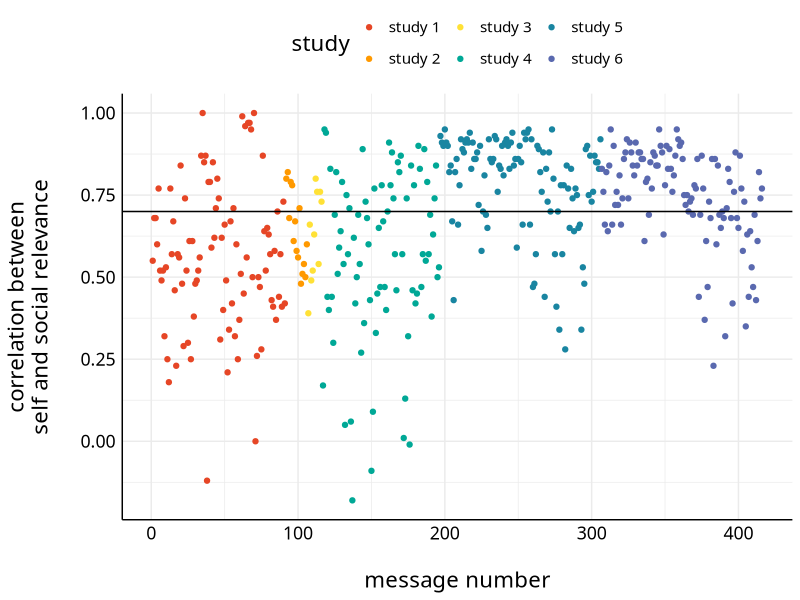

Recreate this plot in R. (Note: this script raises an error after producing the figure.)
## ---- chunk 1
knitr::opts_chunk$set(echo = TRUE, warning = FALSE, message = FALSE)
options(scipen = 999)
## ---- chunk 2
if (!require(tidyverse)) {
  install.packages('tidyverse')
}
if (!require(knitr)) {
  install.packages('knitr')
}
if (!require(kableExtra)) {
  install.packages('kableExtra')
}
if (!require(lmerTest)) {
  install.packages('lmerTest')
}
## ---- chunk 3
palette = c("#E64626", "#FF9900", "#FFE136", "#00A896","#1985A1", "#5A69AF")
palette_sharing = c("#4c5c68", "#B8B3BE")

plot_aes = theme_minimal() +
  theme(legend.position = "top",
        legend.text = element_text(size = 12),
        text = element_text(size = 16, family = "Futura Medium"),
        axis.text = element_text(color = "black"),
        axis.line = element_line(colour = "black"),
        axis.ticks.y = element_blank())
## ---- chunk 4
# cleaned study data
study1 = read.csv("../data/study1.csv", stringsAsFactors = FALSE)

study2 = read.csv("../data/study2.csv", stringsAsFactors = FALSE)

study3 = read.csv("../data/study3.csv", stringsAsFactors = FALSE)

study4 = read.csv("../data/study4.csv", stringsAsFactors = FALSE)

study5 = read.csv("../data/study5.csv", stringsAsFactors = FALSE)

study6 = read.csv("../data/study6.csv", stringsAsFactors = FALSE) %>%
  select(-article_cond)

# merge dataframes and z-score within study and sharing type
merged = bind_rows(study1, study2, study3, study4, study5, study6) %>%
  group_by(study, sharing_type) %>%
  mutate(msg_share_std = scale(msg_share, scale = TRUE, center = TRUE))
## ---- chunk 5
cors_spread = merged %>%
  ungroup() %>%
  select(study, item, msg_rel_self, msg_rel_social) %>%
  unique()

cors = cors_spread %>%
  nest(-c(study, item)) %>%
  mutate(test = map(data, possibly(~ cor.test(.$msg_rel_self, .$msg_rel_social), otherwise = NULL))) %>%
  filter(!test == "NULL") %>%
  mutate(coefs = map(test,
                     broom::tidy,
                     conf.int = TRUE,
                     conf.level = .95)) %>% 
  unnest(coefs, .drop = TRUE) %>%
  mutate_if(is.numeric, round, 2)

cors %>%
  group_by(study) %>%
  summarize(`mean correlation` = mean(estimate, na.rm = TRUE),
            `sd correlation` = sd(estimate, na.rm = TRUE),
            min = min(estimate, na.rm = TRUE),
            max = max(estimate, na.rm = TRUE)) %>%
  mutate(`range correlation` = sprintf("%.2f, %.2f", min, max)) %>%
  select(-min, -max) %>%
  kable(digits = 2) %>%
  kableExtra::kable_styling()
## ---- chunk 6
message_content = merged %>%
  ungroup() %>%
  select(study, item, content) %>%
  unique()

cors %>%
  left_join(., message_content) %>%
  group_by(study, content) %>%
  summarize(`mean correlation` = mean(estimate, na.rm = TRUE),
            `sd correlation` = sd(estimate, na.rm = TRUE),
            min = min(estimate, na.rm = TRUE),
            max = max(estimate, na.rm = TRUE)) %>%
  mutate(`range correlation` = sprintf("%.2f, %.2f", min, max)) %>%
  select(-min, -max) %>%
  kable(digits = 2) %>%
  kableExtra::kable_styling()
## ---- chunk 7
cors %>%
  arrange(study, item) %>%
  mutate(item = row_number(),
         V1 = sprintf("self_%s", row_number()),
         V2 = sprintf("social_%s", row_number())) %>%
  ggplot(aes(item, estimate, color = study)) +
  geom_point() +
  geom_hline(yintercept = .7) +
  scale_color_manual(values = palette) +
  labs(x = "\nmessage number", y = "correlation between\nself and social relevance\n") +
  plot_aes +
  theme(legend.text = element_text(size = 11))
## ---- chunk 8
data_lower_cors = cors %>%
  filter(estimate < .7)

total_n = merged %>%
  ungroup() %>%
  select(study, item) %>%
  unique() %>%
  group_by(study) %>%
  summarize(`total n` = n())

data_lower_cors %>%
  group_by(study) %>%
  summarize(n = n()) %>%
  left_join(., total_n) %>%
  mutate(percent = (n / `total n`) * 100) %>%
  kable(digits = 2) %>%
  kableExtra::kable_styling()
## ---- chunk 9
data_downsample = merged %>%
  filter(item %in% data_lower_cors$item)

model = lmerTest::lmer(msg_share_std ~ 0 + msg_rel_self_between*sharing_type +
                                 msg_rel_self_within*sharing_type +
                                 msg_rel_social_between*sharing_type +
                                 msg_rel_social_within*sharing_type +
                                 (1 + msg_rel_self_within + msg_rel_social_within | SID) +
                                 (1 + msg_rel_self_within + msg_rel_social_within | item),
                               data = data_downsample,
                       control = lmerControl(optimizer = "bobyqa"))

summary(model)
## ---- chunk 10
car::vif(model)
## ---- chunk 11
predicted = ggeffects::ggpredict(model, c("msg_rel_self_between [-3:3]", "sharing_type")) %>%
  data.frame() %>%
  mutate(type = "self_between") %>%
  bind_rows(ggeffects::ggpredict(model, c("msg_rel_self_within [-3:3]", "sharing_type")) %>%
              data.frame() %>%
              mutate(type = "self_within")) %>%
  bind_rows(ggeffects::ggpredict(model, c("msg_rel_social_between [-3:3]", "sharing_type")) %>%
              data.frame() %>%
              mutate(type = "social_between")) %>%
  bind_rows(ggeffects::ggpredict(model, c("msg_rel_social_within [-3:3]", "sharing_type")) %>%
              data.frame() %>%
              mutate(type = "social_within"))

points = data_downsample %>%
  select(-group) %>%
  rename("group" = sharing_type,
         "predicted" = msg_share_std) %>%
  select(study, SID, group, predicted, contains("within"), contains("between")) %>%
  gather(type, x, contains("msg")) %>%
  mutate(type = gsub("msg_rel_", "", type),
         group = ifelse(group == 0, "broadcast", "narrowcast")) %>%
  extract(type, c("variable", "type"), "(.*)_(.*)") %>%
  filter(x < 3 & x > -3)

predicted %>%
  mutate(group = ifelse(group == 0, "broadcast", "narrowcast")) %>%
  extract(type, c("variable", "type"), "(.*)_(.*)") %>%
  ggplot(aes(x, predicted, color = group, fill = group, linetype = type)) +
  geom_point(data = points, aes(x, predicted), alpha = .02, size = .25) +
  geom_ribbon(aes(ymin = conf.low, ymax = conf.high), alpha = .2, color = NA) +
  geom_line(size = 1) +
  facet_grid(~variable) +
  scale_color_manual(name = "", values = palette_sharing) +
  scale_fill_manual(name = "", values = palette_sharing) +
  scale_linetype_manual(name = "", values = c("solid", "dotted")) +
  guides(linetype = guide_legend(override.aes = list(fill = NA))) +
  labs(x = "\nstandardized relevance rating", y = "predicted standardized sharing intention rating\n") +
  plot_aes  +
  theme(legend.position = "top")
## ---- chunk 12
model %>%
  broom.mixed::tidy(conf.int = TRUE) %>%
  filter(effect == "fixed") %>%
  rename("SE" = std.error,
         "t" = statistic,
         "p" = p.value) %>%
  select(-group, -effect) %>%
  mutate_at(vars(-contains("term"), -contains("p.value")), round, 2) %>%
  mutate(term = gsub(":", " x ", term),
         term = gsub("msg_", "", term),
         term = gsub("_", " ", term),
         term = gsub("within", "within", term),
         term = gsub("between", "between", term),
         term = gsub("rel self", "self relevance", term),
         term = gsub("rel social", "social relevance", term),
         term = gsub("sharing type", "sharing type (narrowcast)", term),
         p = ifelse(p < .001, "< .001",
                    ifelse(p == 1, "1.000", gsub("0.(.*)", ".\\1", sprintf("%.3f", p)))),
         `b [95% CI]` = sprintf("%.2f [%0.2f, %.2f]", estimate, conf.low, conf.high)) %>%
  select(term, `b [95% CI]`, df, t, p) %>%
  kable()  %>%
  kable_styling()
## ---- chunk 13
cors_spread = merged %>%
  ungroup() %>%
  select(study, SID, msg_rel_self, msg_rel_social) %>%
  unique()

cors = cors_spread %>%
  nest(-c(study, SID)) %>%
  mutate(test = map(data, possibly(~ cor.test(.$msg_rel_self, .$msg_rel_social), otherwise = NULL))) %>%
  filter(!test == "NULL") %>%
  mutate(coefs = map(test,
                     broom::tidy,
                     conf.int = TRUE,
                     conf.level = .95)) %>% 
  unnest(coefs, .drop = TRUE) %>%
  mutate_if(is.numeric, round, 2)

cors %>%
  group_by(study) %>%
  summarize(`mean correlation` = mean(estimate, na.rm = TRUE),
            `sd correlation` = sd(estimate, na.rm = TRUE),
            min = min(estimate, na.rm = TRUE),
            max = max(estimate, na.rm = TRUE)) %>%
  mutate(`range correlation` = sprintf("%.2f, %.2f", min, max)) %>%
  select(-min, -max) %>%
  kable(digits = 2) %>%
  kableExtra::kable_styling()
## ---- chunk 14
cors %>%
  arrange(study, SID) %>%
  mutate(item = row_number(),
         V1 = sprintf("self_%s", row_number()),
         V2 = sprintf("social_%s", row_number())) %>%
  ggplot(aes(item, estimate, color = study)) +
  geom_point() +
  geom_hline(yintercept = .7) +
  scale_color_manual(values = palette) +
  labs(x = "\nmessage number", y = "correlation between\nself and social relevance\n") +
  plot_aes +
  theme(legend.text = element_text(size = 11))
## ---- chunk 15
data_lower_cors = cors %>%
  filter(estimate < .7)

total_n = merged %>%
  ungroup() %>%
  select(study, SID) %>%
  unique() %>%
  group_by(study) %>%
  summarize(`total n` = n())

data_lower_cors %>%
  group_by(study) %>%
  summarize(n = n()) %>%
  left_join(., total_n) %>%
  mutate(percent = (n / `total n`) * 100) %>%
  kable(digits = 2) %>%
  kableExtra::kable_styling()
## ---- chunk 16
data_downsample = merged %>%
  filter(SID %in% data_lower_cors$SID)

model = lmerTest::lmer(msg_share_std ~ 0 + msg_rel_self_between*sharing_type +
                                 msg_rel_self_within*sharing_type +
                                 msg_rel_social_between*sharing_type +
                                 msg_rel_social_within*sharing_type +
                                 (1 + msg_rel_self_within + msg_rel_social_within | SID) +
                                 (1 + msg_rel_self_within + msg_rel_social_within | item),
                               data = data_downsample,
                       control = lmerControl(optimizer = "bobyqa"))

car::vif(model)
## ---- chunk 17
predicted = ggeffects::ggpredict(model, c("msg_rel_self_between [-3:3]", "sharing_type")) %>%
  data.frame() %>%
  mutate(type = "self_between") %>%
  bind_rows(ggeffects::ggpredict(model, c("msg_rel_self_within [-3:3]", "sharing_type")) %>%
              data.frame() %>%
              mutate(type = "self_within")) %>%
  bind_rows(ggeffects::ggpredict(model, c("msg_rel_social_between [-3:3]", "sharing_type")) %>%
              data.frame() %>%
              mutate(type = "social_between")) %>%
  bind_rows(ggeffects::ggpredict(model, c("msg_rel_social_within [-3:3]", "sharing_type")) %>%
              data.frame() %>%
              mutate(type = "social_within"))

points = data_downsample %>%
  select(-group) %>%
  rename("group" = sharing_type,
         "predicted" = msg_share_std) %>%
  select(study, SID, group, predicted, contains("within"), contains("between")) %>%
  gather(type, x, contains("msg")) %>%
  mutate(type = gsub("msg_rel_", "", type),
         group = ifelse(group == 0, "broadcast", "narrowcast")) %>%
  extract(type, c("variable", "type"), "(.*)_(.*)") %>%
  filter(x < 3 & x > -3)

(fig3_alt = predicted %>%
  mutate(group = ifelse(group == 0, "broadcast", "narrowcast")) %>%
  extract(type, c("variable", "type"), "(.*)_(.*)") %>%
  ggplot(aes(x, predicted, color = group, fill = group, linetype = type)) +
  geom_point(data = points, aes(x, predicted), alpha = .02, size = .25) +
  geom_ribbon(aes(ymin = conf.low, ymax = conf.high), alpha = .2, color = NA) +
  geom_line(size = 1) +
  facet_grid(~variable) +
  scale_color_manual(name = "", values = palette_sharing) +
  scale_fill_manual(name = "", values = palette_sharing) +
  scale_linetype_manual(name = "", values = c("solid", "dotted")) +
  guides(linetype = guide_legend(override.aes = list(fill = NA))) +
  labs(x = "\nstandardized relevance rating", y = "predicted standardized sharing intention rating\n") +
  plot_aes  +
  theme(legend.position = "top"))
## ---- chunk 18
model %>%
  broom.mixed::tidy(conf.int = TRUE) %>%
  filter(effect == "fixed") %>%
  rename("SE" = std.error,
         "t" = statistic,
         "p" = p.value) %>%
  select(-group, -effect) %>%
  mutate_at(vars(-contains("term"), -contains("p.value")), round, 2) %>%
  mutate(term = gsub(":", " x ", term),
         term = gsub("msg_", "", term),
         term = gsub("_", " ", term),
         term = gsub("within", "within", term),
         term = gsub("between", "between", term),
         term = gsub("rel self", "self relevance", term),
         term = gsub("rel social", "social relevance", term),
         term = gsub("sharing type", "sharing type (narrowcast)", term),
         p = ifelse(p < .001, "< .001",
                    ifelse(p == 1, "1.000", gsub("0.(.*)", ".\\1", sprintf("%.3f", p)))),
         `b [95% CI]` = sprintf("%.2f [%0.2f, %.2f]", estimate, conf.low, conf.high)) %>%
  select(term, `b [95% CI]`, df, t, p) %>%
  kable()  %>%
  kable_styling()
